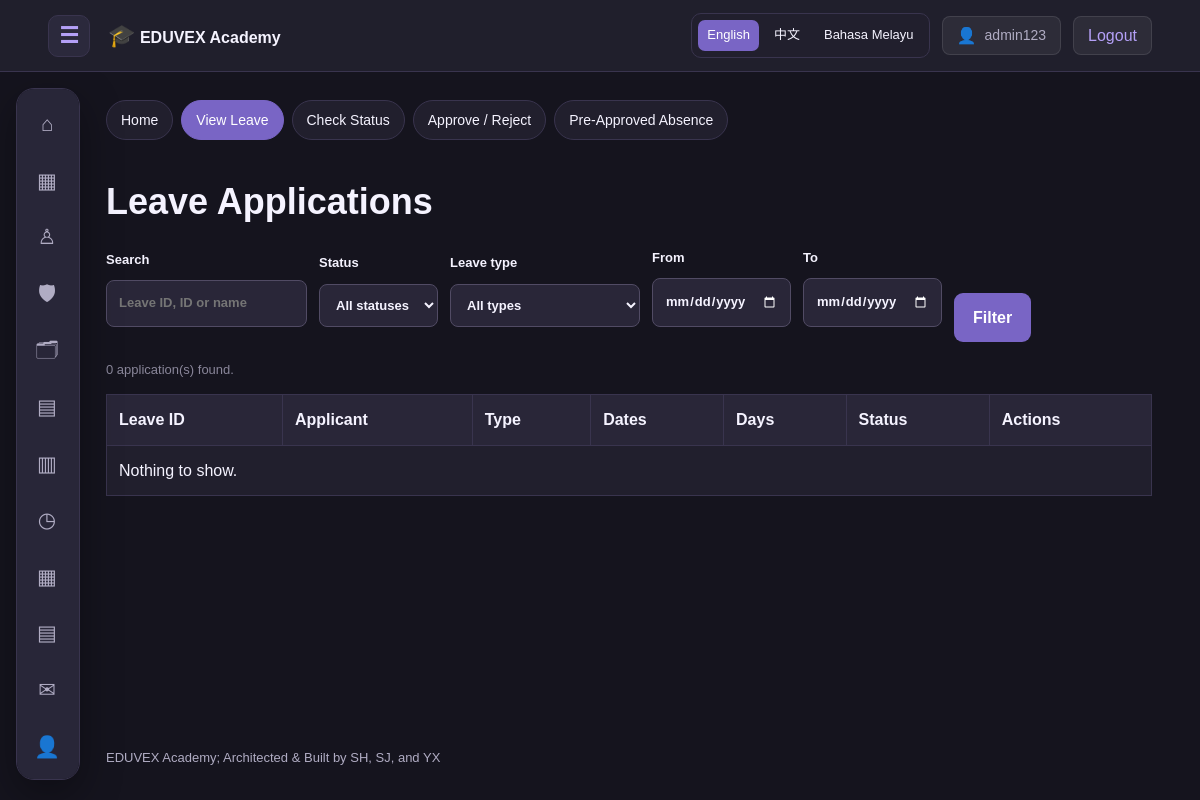
The page /leave/view_leave.php (signed in) on the database as committed earlier.
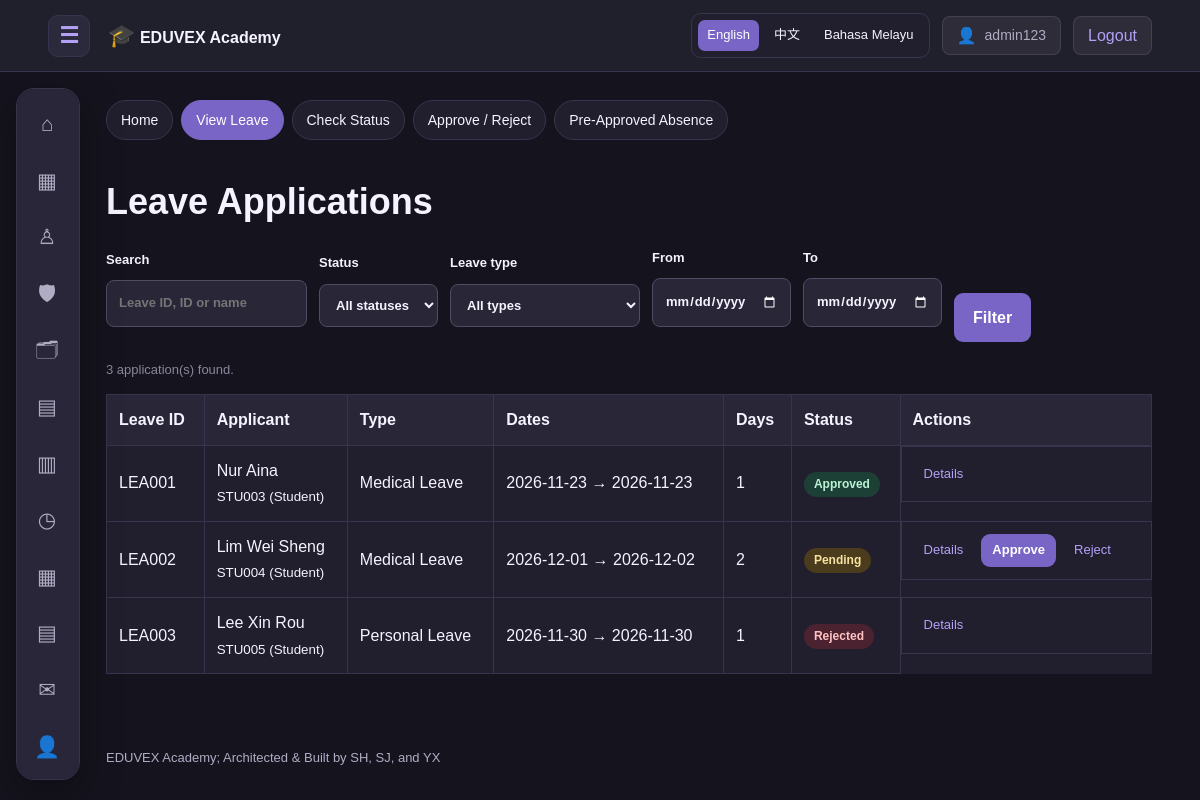
The same page on the database as committed later.
### tables this page shows
CREATE TABLE IF NOT EXISTS leave_applications (
    leave_id VARCHAR(12) PRIMARY KEY,
    applicant_id VARCHAR(12) NOT NULL,
    applicant_type ENUM('Student','Staff') NOT NULL,
    leave_type VARCHAR(80),
    start_date DATE NOT NULL,
    end_date DATE NOT NULL,
    reason TEXT,

    status ENUM(
        'Pending',
        'Approved',
        'Rejected'
    ) NOT NULL DEFAULT 'Pending',

    approved_by_id VARCHAR(12),
    attachment_path VARCHAR(255),
    created_at TIMESTAMP DEFAULT CURRENT_TIMESTAMP,

    INDEX idx_leave_applicant (
        applicant_id,
        applicant_type
    )
);

### includes/functions.php (called while the page is built, shortened)
<?php
function h(mixed $value): string {
    return htmlspecialchars(
        (string)($value ?? ''),
        ENT_QUOTES | ENT_SUBSTITUTE,
        'UTF-8'
    );
}
function url(string $path = ''): string {
    return BASE_URL . '/' . ltrim($path, '/');
}
function me(): array {
    return [
        'id' => $_SESSION['user_id'] ?? null,
        'username' => $_SESSION['username'] ?? '',
        'role' => $_SESSION['role'] ?? ''
    ];
}

### includes/lang.php (called while the page is built, shortened)
<?php
require_once __DIR__ . '/functions.php';
function lang_current(): string
{
    $code = (string) ($_SESSION['lang'] ?? 'en');
    return isset(LANG_NAMES[$code]) ? $code : 'en';
}
function lang_strings(): array
{
    static $strings = null;
    if ($strings === null) {
        $file = __DIR__ . '/../language/en.php';
        $data = is_file($file) ? require $file : [];
        $strings = is_array($data) ? $data : [];
    }
    return $strings;
}
function t(string $key, array $vars = []): string
{
    $text = lang_strings()[$key] ?? $key;
    foreach ($vars as $name => $value) {
        $text = str_replace('{' . $name . '}', (string) $value, $text);
    }
    return $text;
}

### includes/attendance_module.php (called while the page is built, shortened)
<?php
function am_role(): string
{
    return (string) (me()['role'] ?? '');
}
function am_is_admin(): bool
{
    return am_role() === 'admin';
}
function am_is_staff(): bool
{
    return am_role() === 'staff';
}
function am_is_student(): bool
{
    return am_role() === 'student';
}
function am_parse_date(?string $text): ?string
{
    $text = trim((string) $text);
    $d = DateTime::createFromFormat('!Y-m-d', $text);
    if (!$d || $d->format('Y-m-d') !== $text) {
        return null;
    }
    return $text;
}
    ?>

### leave/view_leave.php (the view, shortened to what the changed rows need)
<?php
require_once __DIR__ . '/../includes/leave_module.php';
$filters = lv_filters_from_get();
$page = max(1, (int) ($_GET['page'] ?? 1));
$total = lv_count($pdo, $filters);
$rows = lv_list($pdo, $filters, AM_PAGE_SIZE, ($page - 1) * AM_PAGE_SIZE);
require __DIR__ . '/../includes/header.php';
lv_nav('view');
?>
<h1><?= h(t('lv.view.title')) ?></h1>
<form method="get" class="am-filters">
    <label><?= h(t('lv.f.search')) ?>
    </label>
    <label><?= h(t('lv.f.status')) ?>
    </label>
    <label><?= h(t('lv.f.type')) ?>
    </label>
    <label><?= h(t('lv.f.from')) ?>
    </label>
    <label><?= h(t('lv.f.to')) ?>
    </label>
    <button type="submit"><?= h(t('lv.btn.filter')) ?></button>
</form>
<p class="am-note"><?= h(t('lv.view.count', ['n' => $total])) ?></p>
<div class="table-wrap">
<table>
    <thead>
        <tr>
            <th><?= h(t('lv.col.id')) ?></th>
            <th><?= h(t('lv.col.applicant')) ?></th>
            <th><?= h(t('lv.col.type')) ?></th>
            <th><?= h(t('lv.col.dates')) ?></th>
            <th><?= h(t('lv.col.days')) ?></th>
            <th><?= h(t('lv.col.status')) ?></th>
            <th><?= h(t('lv.col.actions')) ?></th>
        </tr>
    </thead>
    <tbody>
    <?php if (!$rows): ?>
        <tr><td colspan="7"><?= h(t('lv.none')) ?></td></tr>
    <?php endif; ?>
    <?php foreach ($rows as $l): ?>
        <tr>
            <td><?= h($l['leave_id']) ?></td>
            <td>
                <?= h($l['applicant_name'] ?? $l['applicant_id']) ?>
                <br><small><?= h($l['applicant_id']) ?> (<?= h(t('lv.who.' . strtolower($l['applicant_type']))) ?>)</small>
            </td>
            <td><?= h(lv_type_label((string) $l['leave_type'])) ?></td>
            <td><?= h($l['start_date']) ?> &rarr; <?= h($l['end_date']) ?></td>
            <td><?= (int) lv_days($l['start_date'], $l['end_date']) ?></td>
            <td><?= lv_badge($l['status']) ?></td>
            <td class="lv-actions">
                <a href="<?= h(url('leave/leave_status.php?id=' . urlencode($l['leave_id']))) ?>"><?= h(t('lv.btn.details')) ?></a>
                <?php if ($l['status'] === 'Pending' && lv_can_review($pdo, $l)): ?>
                    <form method="post" action="<?= h(url('leave/approve_leave.php')) ?>">
                        <button type="submit"><?= h(t('lv.btn.approve')) ?></button>
                    </form>
                    <a href="<?= h(url('leave/reject_leave.php?id=' . urlencode($l['leave_id']))) ?>"><?= h(t('lv.btn.reject')) ?></a>
                <?php endif; ?>
            </td>
        </tr>
    <?php endforeach; ?>
    </tbody>
</table>
</div>
<?php require __DIR__ . '/../includes/footer.php'; ?>

### includes/floating_nav.php (shortened to what the changed rows need)
<?php
require_once __DIR__ . '/functions.php';
$role = logged_in() ? (string) me()['role'] : '';
$dashboard = match ($role) {
    'admin'   => 'admin/dashboard.php',
    'staff'   => 'tutor/dashboard.php',
    'student' => 'student/dashboard.php',
    default   => 'auth/login.php'
};
$items = [
    ['Home', 'index.php', '⌂'],
    ['Dashboard', $dashboard, '▦']
];
if ($role === 'admin' || $role === 'staff') {
    $items[] = [
        'Students',
        'student_management/index.php',
        '♙'
    ];
    if ($role === 'admin') {
        $items[] = [
            'Admin Management',
            'admin_management/index.php',
            '🛡'
        ];
        $items[] = [
            'Tutor Management',
            'tutor_management/index.php',
            '🗂'
        ];
    }
    $items[] = [
        'Classes',
        'class_management/index.php',
        '▤'
    ];
    $items[] = [
        'Subjects',
        'class_management/subjects.php',
        '▥'
    ];
    $items[] = [
        'Timetable',
        'class_management/timetable.php',
        '◷'
    ];
}
if ($role === 'admin') {
    $items[] = [
        'Attendance Overview',
        'admin/attendance.php',
        '▦'
    ];
        $items[] = [
        'Attendance Records',
        'attendance/index.php',
        '▤'
    ];
}
if ($role === 'admin' || $role === 'staff' || $role === 'student') {
    $items[] = [
        'Leave',
        'leave/index.php',
        '✉'
    ];
}
if ($role === 'admin') {
    $items[] = ['My Profile', 'admin/profile.php', '👤'];
} elseif ($role === 'staff') {
    $items[] = ['My Profile', 'tutor/profile.php', '👤'];
} elseif ($role === 'student') {
    $items[] = ['My Profile', 'student_management/view_student.php?id=' . urlencode(me()['student_id'] ?? ''), '👤'];
}
$items[] = [
    $role ? 'Logout' : 'Sign In',
    $role ? 'auth/logout.php' : 'auth/login.php',
    $role ? '↪' : '→'
];
$currentPath = parse_url(
    $_SERVER['REQUEST_URI'] ?? '',
    PHP_URL_PATH
) ?: '';
?>
<aside
    class="floating-nav"
    id="floating-navigation"
    aria-label="Main navigation"
    data-floating-nav>
    <nav class="floating-nav-links">
        <?php foreach ($items as [$label, $path, $symbol]): ?>
            <?php
            $targetPath = parse_url(
                url($path),
                PHP_URL_PATH
            ) ?: '';
            $isActive = (
                $currentPath === $targetPath
                && !in_array(
                    $label,
                    [
                        'Logout',
                        'Sign In',
                        'Features',
                        'About'
                    ],
                    true
                )
            );
            ?>
            <a
                class="float-link<?= $isActive ? ' active' : '' ?>"
                href="<?= h(url($path)) ?>"
                title="<?= h($label) ?>"
                <?= $isActive ? 'aria-current="page"' : '' ?>>
                <span
                    class="float-icon"
                    aria-hidden="true">
                    <?= h($symbol) ?>
                </span>
            </a>
        <?php endforeach; ?>
    </nav>
</aside>

### includes/leave_module.php (shortened to what the changed rows need)
<?php
require_once __DIR__ . '/attendance_module.php';
require_once __DIR__ . '/lang.php';
function lv_type_label(string $type): string
{
    $slug = trim(strtolower(preg_replace('/[^A-Za-z]+/', '_', $type)), '_');
    $key = 'lv.type.' . $slug;
    $text = t($key);
    return $text === $key ? $type : $text;
}
function lv_status_label(string $status): string
{
    return t('lv.status.' . strtolower($status));
}
function lv_badge(string $status): string
{
    return '<span class="am-badge lv-' . h(strtolower($status)) . '">'
        . h(lv_status_label($status)) . '</span>';
}
function lv_days(string $start, string $end): int
{
    return (int) (new DateTime($start))->diff(new DateTime($end))->days + 1;
}
function lv_self(PDO $pdo): ?array
{
    return null;
}
function lv_is_owner(PDO $pdo, array $leave): bool
{
    $me = lv_self($pdo);
    return $me !== null
        && $me['type'] === $leave['applicant_type']
        && $me['id'] === $leave['applicant_id'];
}
function lv_can_review(PDO $pdo, array $leave): bool
{
    if (am_is_admin()) {
        return true;
    }
    return $leave['applicant_type'] === 'Student'
        && lv_student_in_my_classes($pdo, $leave['applicant_id']);
}
function lv_is_reviewer(): bool
{
    return am_is_admin() || am_is_staff();
}
function lv_where(PDO $pdo, array $f): array
{
    $where = [];
    $params = [];
    return [$where ? implode(' AND ', $where) : '1 = 1', $params];
}
function lv_list(PDO $pdo, array $f, int $limit = 0, int $offset = 0): array
{
    [$where, $params] = lv_where($pdo, $f);
    $sql = 'SELECT ' . LV_COLUMNS . LV_FROM
        . " WHERE $where
            ORDER BY l.created_at DESC, l.leave_id";
    if ($limit > 0) {
        $sql .= ' LIMIT ' . (int) $limit . ' OFFSET ' . (int) $offset;
    }
    $stmt = $pdo->prepare($sql);
    $stmt->execute($params);
    return $stmt->fetchAll();
}
function lv_count(PDO $pdo, array $f): int
{
    [$where, $params] = lv_where($pdo, $f);
    $stmt = $pdo->prepare('SELECT COUNT(*)' . LV_FROM . " WHERE $where");
    $stmt->execute($params);
    return (int) $stmt->fetchColumn();
}
function lv_filters_from_get(): array
{
    $status = (string) ($_GET['status'] ?? '');
    $type = (string) ($_GET['type'] ?? '');
    return [
        'status'    => in_array($status, LV_STATUSES, true) ? $status : '',
        'type'      => (in_array($type, LV_TYPES, true) || $type === LV_PRE_APPROVED) ? $type : '',
        'date_from' => am_parse_date($_GET['date_from'] ?? '') ?? '',
        'date_to'   => am_parse_date($_GET['date_to'] ?? '') ?? '',
        'q'         => trim((string) ($_GET['q'] ?? '')),
    ];
}
function lv_nav(string $active = ''): void
{
    $links = [
        'index'  => ['index.php', 'lv.nav.home'],
        'view'   => ['view_leave.php', 'lv.nav.view'],
        'status' => ['leave_status.php', 'lv.nav.status'],
    ];
    if (lv_is_reviewer()) {
        $links['approve'] = ['approve_leave.php', 'lv.nav.approve'];
        $links['absence'] = ['approved_absence.php', 'lv.nav.absence'];
    }
    echo '<link rel="stylesheet" href="'
        . h(url('assets/css/attendance_module.css')) . '">';
    echo '<link rel="stylesheet" href="'
        . h(url('assets/css/leave_module.css')) . '">';
    echo '<div class="lv-bar">';
    echo '<nav class="am-nav" aria-label="' . h(t('lv.title')) . '">';
    foreach ($links as $key => [$file, $label]) {
        echo '<a href="' . h(url('leave/' . $file)) . '"'
            . ($key === $active ? ' class="active"' : '') . '>'
            . h(t($label)) . '</a>';
    }
    echo '</nav>';
    echo '</div>';
}

### includes/site_language.php (shortened to what the changed rows need)
<?php
require_once __DIR__ . '/lang.php';
function site_language_widget(): string
{
    $current = lang_current();
    $target = SITE_TRANSLATE_CODES[$current] ?? '';
    $html = '<style>
        .site-lang { position: fixed; right: 14px; top: 12px; z-index: 9999;
            display: flex; gap: 6px; padding: 6px; border-radius: 10px;
            background: var(--surface, #1b1f2a);
            border: 1px solid var(--line, #3a4052); }
        .site-lang a { padding: 5px 9px; border-radius: 7px; font-size: 13px;
            color: var(--text, #ffffff); text-decoration: none; }
        .site-lang a.active { background: var(--accent-dark, #2563eb); color: #ffffff; }
                .site-lang.in-header { position: static; }
        #google_translate_element, iframe.skiptranslate,
        .goog-te-banner-frame { display: none !important; }
        body { top: 0 !important; }
    </style>';
    $html .= '<div class="site-lang notranslate" translate="no" aria-label="Language">';
    foreach (LANG_NAMES as $code => $name) {
        $query = $_GET;
        $query['lang'] = $code;
        $html .= '<a href="?' . h(http_build_query($query)) . '"'
            . ($code === $current ? ' class="active" aria-current="true"' : '')
            . '>' . h($name) . '</a>';
    }
    $html .= '</div><div id="google_translate_element"></div>';
    $html .= '<script>
(function () {
    var box = document.querySelector(".header-actions");
    var bar = document.querySelector(".site-lang");
    if (box && bar) {                   // sit inside the navbar, before Profile
        box.insertBefore(bar, box.firstChild);
        bar.classList.add("in-header");
    }
    var target = ' . json_encode($target) . ';
    var expire = "; expires=Thu, 01 Jan 1970 00:00:00 GMT; path=/";
    if (!target) {                      // English: no translation
        document.cookie = "googtrans=" + expire;
        return;
    }
    document.cookie = "googtrans=/en/" + target + "; path=/";
    window.googleTranslateElementInit = function () {
        new google.translate.TranslateElement({
            pageLanguage: "en",
            includedLanguages: "en,zh-CN,ms",
            autoDisplay: false
        }, "google_translate_element");
    };
    var s = document.createElement("script");
    s.src = "https://translate.google.com/translate_a/element.js?cb=googleTranslateElementInit";
    document.body.appendChild(s);
})();
</script>';
    return $html;
}

Rows that differ between the two databases and show on the page:
added leave_applications: leave_id "LEA001", applicant_name "Nur Aina", applicant "STU003", applicant_type "Student", leave_type "Medical Leave", start_date "2026-11-23", end_date "2026-11-23", lv_days($l['start_date'], $l['end_date']) "1", status "Approved"
added leave_applications: leave_id "LEA002", applicant_name "Lim Wei Sheng", applicant "STU004", applicant_type "Student", leave_type "Medical Leave", start_date "2026-12-01", end_date "2026-12-02", lv_days($l['start_date'], $l['end_date']) "2", status "Pending"
added leave_applications: leave_id "LEA003", applicant_name "Lee Xin Rou", applicant "STU005", applicant_type "Student", leave_type "Personal Leave", start_date "2026-11-30", end_date "2026-11-30", lv_days($l['start_date'], $l['end_date']) "1", status "Rejected"
Other text that changed with them:
t('lv.view.count', ['n' => $total]): "0 application(s) found." → "3 application(s) found."
t('lv.none'): "Nothing to show." → (not shown)
